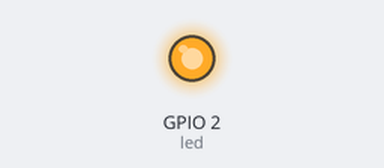
This program was run on a simulated ESP32 board running MicroPython. Shown: output pins drawn as LEDs (lit = HIGH). Threads take turns every 2 ms.

Above: at 0.1 s.
Timing chart, 0 to 1.6 s (numbered marks = the images above):
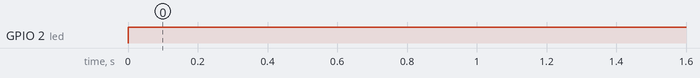

The program:

LED_control_twoThreads.py
```python
# MicroPython Script for ESP32

# controlling led on and off using threads
# one thread turn on the led, while
# the second thread turn off the led

import machine
import _thread
import time

# led object
led = machine.Pin(2,machine.Pin.OUT)

# global variable
toggle = False

# clock for synchronization between two threads
lock = _thread.allocate_lock()

# led_on and led_off functions are just for demonstration purpose
# to show that how we may call any function inside a thread
# function for led on
def led_on():
    led.value(1)
# function for led off
def led_off():
    led.value(0)

# function for the thread
# this function turns off the led
def switch_off():
    global toggle
    while True:
        lock.acquire()
        if toggle:
            led_off()
            toggle = False
        time.sleep(1)
        lock.release()
# start the thread
_thread.start_new_thread(switch_off,())

# another thread to turn on the led
while True:
    lock.acquire()
    toggle = True
    led_on()
    time.sleep(1)
    lock.release()
```

Measured:
- by itself, GPIO 2 (led): LOW → HIGH at 0.00 s
